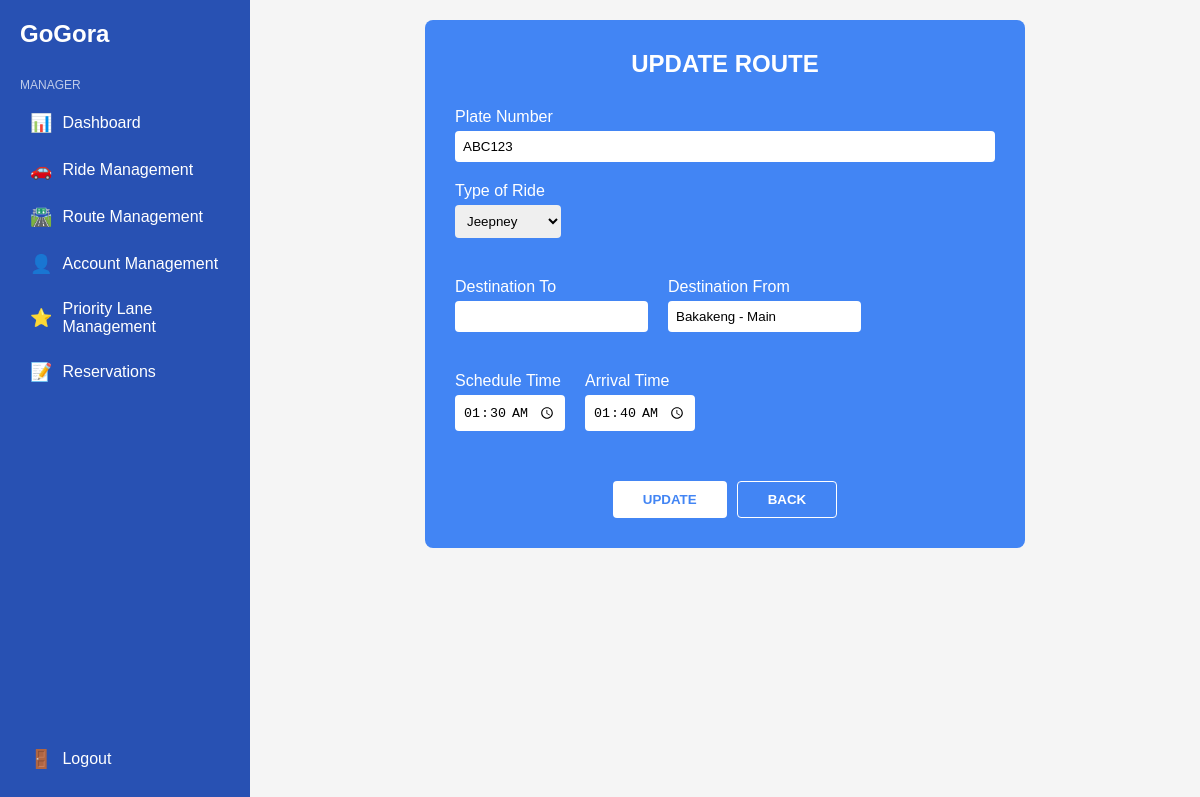
Before: /view/manager/updateRoute.php?ride_id=1 with the older database file.
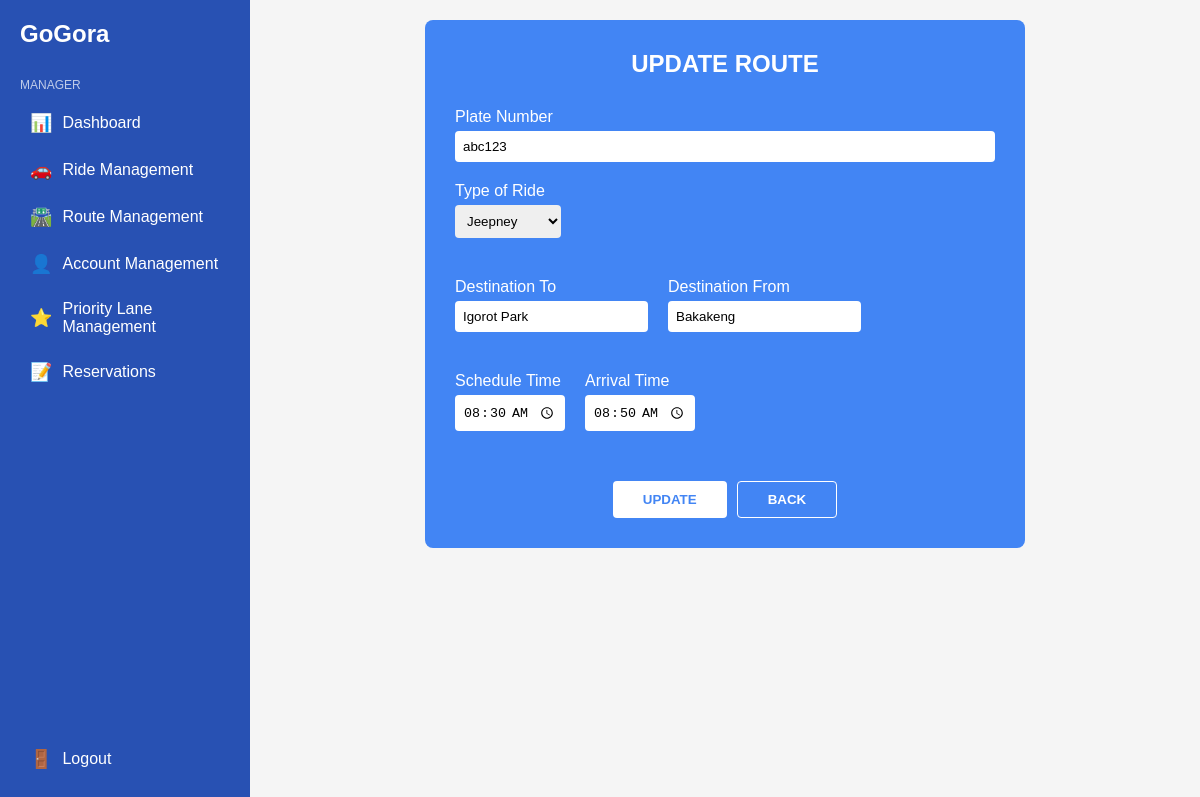
After: the same page with the newer database file.
### tables this page shows
CREATE TABLE `rides` (
  `ride_id` int(11) NOT NULL,
  `plate_number` varchar(6) NOT NULL,
  `route` varchar(45) NOT NULL,
  `time` datetime NOT NULL,
  `seats_available` int(11) NOT NULL,
  `ride_type` enum('Jeepney','Service') NOT NULL,
  `departure` datetime NOT NULL,
  `capacity` int(11) NOT NULL,
  `queue` int(11) NOT NULL
);

### view/manager/updateRoute.php (the view, shortened to what this page needs)
<?php
include($_SERVER['DOCUMENT_ROOT'] . '/control/includes/db.php');
if (isset($_GET['ride_id'])) {
    $ride_id = $_GET['ride_id'];
    $query = "SELECT * FROM rides WHERE ride_id = ?";
    $stmt = $conn->prepare($query);
    $stmt->bind_param("i", $ride_id);
    $stmt->execute();
    $result = $stmt->get_result();
    $ride = $result->fetch_assoc();
}
?>
<!DOCTYPE html>
<html lang="en">
<head>
    <link rel="stylesheet" href="../manager/css/styles.css">
</head>
<body>
    <div class="container">
        <nav class="sidebar">
            <div class="logo">
                <h1>GoGora</h1>
            </div>
            <div class="nav-title">MANAGER</div>
            <ul>
                <li><a href="../manager/dashboard.php"><span class="icon">📊</span> Dashboard</a></li>
                <li><a href="../manager/ride.php"><span class="icon">🚗</span> Ride Management</a></li>
                <li><a href="../manager/route.php"><span class="icon">🛣️</span> Route Management</a></li>
                <li><a href="../manager/account.php"><span class="icon">👤</span> Account Management</a></li>
                <li><a href="../manager/priority.php"><span class="icon">⭐</span> Priority Lane Management</a></li>
                <li><a href="../manager/reservations.php"><span class="icon">📝</span> Reservations</a></li>
            </ul>
            <div class="logout">
                <a href="#"><span class="icon">🚪</span> Logout</a>
            </div>
        </nav>
        <div class="main-content">
            <form class="update-form" method="POST">
                <h2 class="form-title">UPDATE ROUTE</h2>
                <div class="form-group">
                    <label for="place_number">Plate Number</label>
                    <input type="text" id="place_number" name="place_number" value="<?= htmlspecialchars($ride['plate_number']) ?>" required>
                </div>
                <div class="form-row">
                    <div class="form-group">
                        <label for="bus_type">Type of Ride</label>
                        <select id="bus_type" name="bus_type" required>
                            <option value="Jeepney" <?= $ride['ride_type'] === 'Jeepney' ? 'selected' : '' ?>>Jeepney</option>
                        </select>
                    </div>
                </div>
                <div class="form-row">
                    <div class="form-group">
                        <label for="destination_to">Destination To</label>
                        <input type="text" id="destination_to" name="destination_to" value="<?= explode(' to ', $ride['route'])[1] ?>" required>
                    </div>
                    <div class="form-group">
                        <label for="destination_from">Destination From</label>
                        <input type="text" id="destination_from" name="destination_from" value="<?= explode(' to ', $ride['route'])[0] ?>" required>
                    </div>
                </div>
                <div class="form-row">
                    <div class="form-group">
                        <label for="schedule_time">Schedule Time</label>
                        <input type="time" id="schedule_time" name="schedule_time" value="<?= htmlspecialchars(date('H:i', strtotime($ride['time']))) ?>" required>
                    </div>
                    <div class="form-group">
                        <label for="arrival_time">Arrival Time</label>
                        <input type="time" id="arrival_time" name="arrival_time" value="<?= htmlspecialchars(date('H:i', strtotime($ride['departure']))) ?>" required>
                    </div>
                </div>
                <div class="button-group">
                    <button type="submit" class="btn btn-update">UPDATE</button>
                    <button type="button" class="btn btn-back" onclick="history.back()">BACK</button>
                </div>
            </form>
        </div>
    </div>
</body>
</html>

Changed rows visible on the page:
changed rides "Jeepney": place_number "ABC123" → "abc123"; destination_to (not shown) → "Igorot Park"; destination_from "Bakakeng - Main" → "Bakakeng"; schedule_time "01:30" → "08:30"; arrival_time "01:40" → "08:50"
